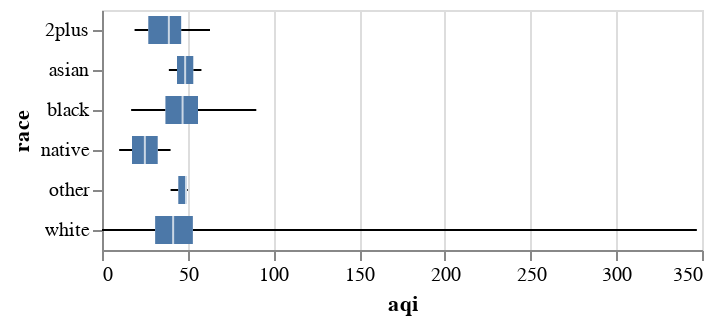

Source (notebook cell):
### Code cell
# AQI by race
alt.Chart(county_aqi_ri).mark_boxplot(extent='min-max').encode(
    y='race:N',
    x='aqi:Q'
)

### Figure 1 — Vega-Lite specification as saved in the notebook (floating-point values rounded to 4 significant figures; data arrays with more than 128 entries replaced by an {"elided": "..."} marker saying what was removed)
{"config": {"view": {"continuousWidth": 300, "continuousHeight": 300}}, "data": {"name": "data-95298a559cec13c0b52fc82886e95192"}, "mark": {"type": "boxplot", "extent": "min-max"}, "encoding": {"x": {"field": "aqi", "type": "quantitative"}, "y": {"field": "race", "type": "nominal"}}, "$schema": "https://vega.github.io/schema/vega-lite/v5.17.0.json", "datasets": {"data-95298a559cec13c0b52fc82886e95192": {"elided": "1081 records"}}}
